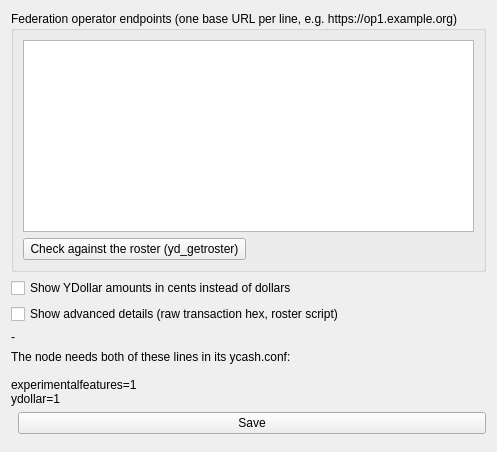
<?xml version="1.0" encoding="UTF-8"?>
<ui version="4.0">
 <class>YDollarSettings</class>
 <widget class="QWidget" name="YDollarSettings">
  <layout class="QVBoxLayout" name="settingsLayout">
   <item>
    <widget class="QGroupBox" name="grpOperators">
     <property name="title"><string>Federation operator endpoints (one base URL per line, e.g. https://op1.example.org)</string></property>
     <layout class="QVBoxLayout" name="opsLayout">
      <item><widget class="QPlainTextEdit" name="txtEndpoints"/></item>
      <item>
       <layout class="QHBoxLayout" name="opsButtons">
        <item><widget class="QPushButton" name="btnVerify"><property name="text"><string>Check against the roster (yd_getroster)</string></property></widget></item>
        <item><widget class="QLabel" name="lblEndpointsStatus"><property name="text"><string/></property><property name="wordWrap"><bool>true</bool></property></widget></item>
       </layout>
      </item>
     </layout>
    </widget>
   </item>
   <item><widget class="QCheckBox" name="chkUnitCents"><property name="text"><string>Show YDollar amounts in cents instead of dollars</string></property></widget></item>
   <item><widget class="QCheckBox" name="chkAdvanced"><property name="text"><string>Show advanced details (raw transaction hex, roster script)</string></property></widget></item>
   <item>
    <widget class="QLabel" name="lblRpcVersion"><property name="text"><string>-</string></property><property name="wordWrap"><bool>true</bool></property></widget>
   </item>
   <item>
    <widget class="QLabel" name="lblConfHint">
     <property name="wordWrap"><bool>true</bool></property>
     <property name="textInteractionFlags"><set>Qt::TextSelectableByMouse</set></property>
     <property name="text"><string>The node needs both of these lines in its ycash.conf:

experimentalfeatures=1
ydollar=1</string></property>
    </widget>
   </item>
   <item>
    <layout class="QHBoxLayout" name="settingsButtons">
     <item><spacer name="settingsSpacerH"><property name="orientation"><enum>Qt::Horizontal</enum></property></spacer></item>
     <item><widget class="QPushButton" name="btnSave"><property name="text"><string>Save</string></property></widget></item>
    </layout>
   </item>
   <item>
    <spacer name="settingsSpacer"><property name="orientation"><enum>Qt::Vertical</enum></property></spacer>
   </item>
  </layout>
 </widget>
 <resources/>
 <connections/>
</ui>
